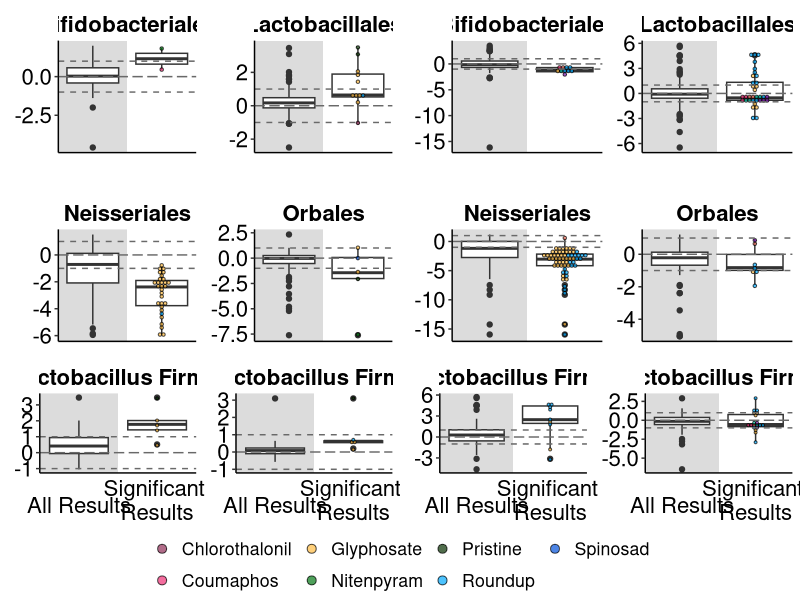
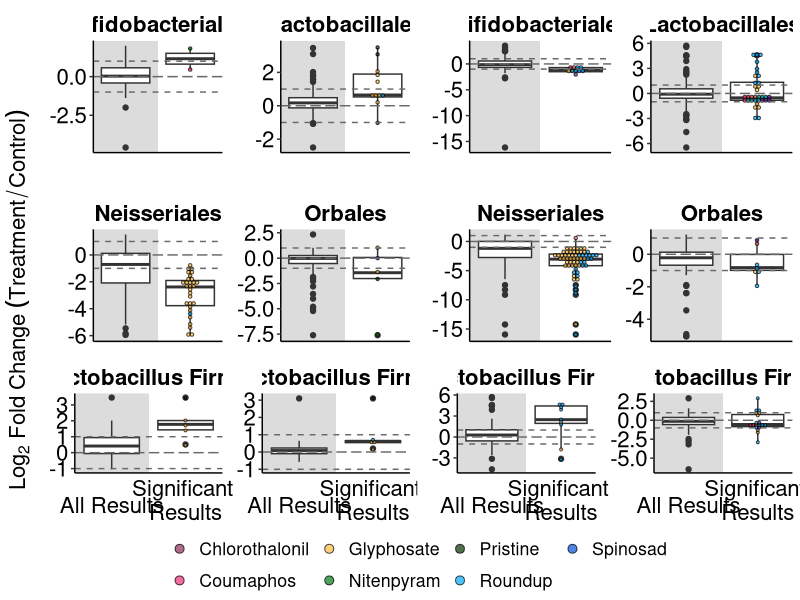

The R source for these figures, in order:
## ---- chunk 1
library(tidyverse)
library(ggpubr)
## ---- chunk 2
effectsize_final <- read.csv("data/effectsizesforfig.csv", stringsAsFactors = TRUE, na.strings=c(""))

effectsize_final$All.Logs<-as.numeric(as.character(effectsize_final$All.Logs))

str(effectsize_final)

## ---- chunk 3

effectsize_final_comp <- effectsize_final %>% 
  dplyr::filter(Type == "Comp")
  
## ---- chunk 4
effectsize_c_orders_sig <-
  effectsize_final_comp %>% 
  dplyr::filter(Sig == "Yes") %>% 
  dplyr::filter(Order == "Lactobacillales" | Order == "Orbales" | Order == "Bifidobacteriales" | Order == "Neisseriales") %>%
  dplyr::filter(Core == "Y") %>% 
  dplyr::filter(All.Logs>-50 & All.Logs<50) %>% ##get rid of extreme outliers
  dplyr::filter(!is.na(All.Logs))

fig_c_effectsizeorder <- effectsize_final_comp %>% 
  dplyr::filter(!is.na(All.Logs)) %>%  #get rid of NAs
  dplyr::filter(Order == "Lactobacillales" | Order == "Orbales" | Order == "Bifidobacteriales" | Order == "Neisseriales") %>% 
  dplyr::filter(Core == "Y") %>% 
  dplyr::filter(All.Logs>-50 & All.Logs<50) %>% ##get rid of extreme outliers
  ggplot(aes(x=Sig, y = All.Logs)) +
  geom_rect(xmin = 0, xmax = 1.5, ymin = -Inf, ymax = Inf, fill = "#DCDCDC")+
  geom_boxplot(position=position_dodge(width = 2)) +
  geom_dotplot(data = effectsize_c_orders_sig, stackgroups = TRUE, method = "histodot",
               binaxis = 'y', stackdir = 'center', dotsize = 1, 
               position = position_dodge(width = 0), 
               aes(fill= Pesticide),  alpha=0.7)+
  scale_fill_manual(name = "Pesticide",values=c("Chlorothalonil" = "#8F2D56",    
                                                "Coumaphos" = "#EE2F75",
                                                "Fipronil" = "#ED6D5A",
                                                "Glyphosate" = "#FFBC42",
                                                "Imidacloprid" = "#00BD9D",
                                                "Nitenpyram" = "#047815",
                                                "Pristine" = "#063000",
                                                "Roundup" = "#00A9FE",
                                                "Spinosad" = "#0050D9",
                                                "Thiamethoxam" = "#7C18AF"))+
  geom_hline(aes(yintercept = 0), colour = "#696969", linetype = "longdash")+
  geom_hline(aes(yintercept = 1), colour = "#696969", linetype = "dashed")+
  geom_hline(aes(yintercept = -1), colour = "#696969", linetype = "dashed")+
  theme_classic() +
  theme(
    axis.title.x=element_blank(),
    axis.text.x=element_blank(),
    axis.ticks.x=element_blank(),
    legend.title = element_blank(),
    strip.placement = "outside", 
    strip.text.x = element_text( #text in facet labels
      size = 16, color = "black", face = "bold"),
    strip.background = element_rect(#background of facet labels
      color="white", fill="#ffffff", size=1.5),
    panel.spacing.y = unit(2, "lines"),
    legend.position = "bottom",
    axis.title.y = element_blank())+
  theme(text = element_text(size = 16), axis.text.y = element_text(color="black", size = 16))+
  scale_y_continuous(name ="Log2 Fold Change \n(Treatment/Control)")+
  scale_x_discrete(labels=c("All" = "All Results", "Yes" = "Significant \nResults"), expand = c(0.5, 0))+
  facet_wrap(~ Order, scales = 'free', ncol = 2, strip.position = "top")

## ---- chunk 5
effectsize_c_lacto_sig <- 
  effectsize_final_comp %>% 
  dplyr::filter(Sig == "Yes") %>% 
  dplyr::filter(Species == "Lactobacillus Firm 4" | Species == "Lactobacillus Firm 5") %>%
  dplyr::filter(Core == "Y") %>% 
  dplyr::filter(All.Logs>-50 & All.Logs<50) %>% ##get rid of extreme outliers
  dplyr::filter(!is.na(All.Logs))

fig_c_effectsizelacto <- effectsize_final_comp %>% 
  dplyr::filter(!is.na(All.Logs)) %>% #get rid of NAs
  dplyr::filter(Species == "Lactobacillus Firm 4" | Species == "Lactobacillus Firm 5") %>%
  dplyr::filter(Core == "Y") %>% 
  dplyr::filter(All.Logs>-50 & All.Logs<50) %>% ##get rid of extreme outliers
  ggplot(aes(x=Sig, y = All.Logs)) +
  geom_rect(xmin = 0, xmax = 1.5, ymin = -Inf, ymax = Inf, fill = "#DCDCDC")+
  geom_boxplot(position=position_dodge(width = 2)) + 
  geom_dotplot(data = effectsize_c_lacto_sig, stackgroups = TRUE, method = "histodot",
               binaxis = 'y', stackdir = 'center', dotsize = 1.2, 
               position = position_dodge(width = 0), 
               aes(fill= Pesticide),  alpha=0.7)+
  scale_fill_manual(name = "Pesticide",values=c("Chlorothalonil" = "#8F2D56",    
                                                "Coumaphos" = "#EE2F75",
                                                "Fipronil" = "#ED6D5A",
                                                "Glyphosate" = "#FFBC42",
                                                "Imidacloprid" = "#00BD9D",
                                                "Nitenpyram" = "#047815",
                                                "Pristine" = "#063000",
                                                "Roundup" = "#00A9FE",
                                                "Spinosad" = "#0050D9",
                                                "Thiamethoxam" = "#7C18AF"))+
  geom_hline(aes(yintercept = 0), colour = "#696969", linetype = "longdash")+
  geom_hline(aes(yintercept = 1), colour = "#696969", linetype = "dashed")+
  geom_hline(aes(yintercept = -1), colour = "#696969", linetype = "dashed")+
  theme_classic() +
  theme(axis.title.x=element_blank(),
        axis.text.x=element_blank(),
        axis.ticks.x=element_blank(),
        legend.title = element_blank(),
        strip.placement = "outside", 
        strip.text.x = element_text( #text in facet labels
          size = 16, color = "black", face = "bold"),
        strip.background = element_rect(#background of facet labels
          color="white", fill="#ffffff", size=1.5),
        panel.spacing.y = unit(2, "lines"),
        legend.position = "none",
        axis.title.y = element_blank())+
  theme(text = element_text(size = 16), axis.text.x = element_text(vjust=0.3, size = 16, color="black"), axis.text.y = element_text(color="black", size = 16))+
  scale_y_continuous(name ="Log2 Fold Change \n(Treatment/Control)")+
  scale_x_discrete(labels=c("All" = "All Results", "Yes" = "Significant \nResults"), expand = c(0.5, 0))+
  facet_wrap(~ Species, scales = 'free', ncol = 2, strip.position = "top")
## ---- chunk 6

effectsize_final_noncomp <- effectsize_final %>% 
  dplyr::filter(Type == "Noncomp")

## ---- chunk 7
effectsize_nc_orders_sig <-
  effectsize_final_noncomp %>% 
  dplyr::filter(Sig == "Yes") %>% 
  dplyr::filter(Order == "Lactobacillales" | Order == "Orbales" | Order == "Bifidobacteriales" | Order == "Neisseriales") %>%
   dplyr::filter(All.Logs>-50 & All.Logs<50) %>% ##get rid of extreme outliers
  dplyr::filter(Core == "Y") %>% 
  dplyr::filter(!is.na(All.Logs))

fig_nc_effectsizeorder <- effectsize_final_noncomp %>% 
  dplyr::filter(!is.na(All.Logs)) %>%  #get rid of NAs
  dplyr::filter(Order == "Lactobacillales" | Order == "Orbales" | Order == "Bifidobacteriales" | Order == "Neisseriales") %>% 
   dplyr::filter(All.Logs>-50 & All.Logs<50) %>% ##get rid of extreme outliers
  dplyr::filter(Core == "Y") %>% 
  ggplot(aes(x=Sig, y = All.Logs)) +
  geom_rect(xmin = 0, xmax = 1.5, ymin = -Inf, ymax = Inf, fill = "#DCDCDC")+
  geom_boxplot(position=position_dodge(width = 2)) +
  geom_dotplot(data = effectsize_nc_orders_sig, stackgroups = TRUE, method = "histodot",
               binaxis = 'y', stackdir = 'center', dotsize = 1, 
               position = position_dodge(width = 0), 
               aes(fill= Pesticide),  alpha=0.7)+
  scale_fill_manual(name = "Pesticide",values=c("Chlorothalonil" = "#8F2D56",    
                                                "Coumaphos" = "#EE2F75",
                                                "Fipronil" = "#ED6D5A",
                                                "Glyphosate" = "#FFBC42",
                                                "Imidacloprid" = "#00BD9D",
                                                "Nitenpyram" = "#047815",
                                                "Pristine" = "#063000",
                                                "Roundup" = "#00A9FE",
                                                "Spinosad" = "#0050D9",
                                                "Thiamethoxam" = "#7C18AF"))+
  geom_hline(aes(yintercept = 0), colour = "#696969", linetype = "longdash")+
  geom_hline(aes(yintercept = 1), colour = "#696969", linetype = "dashed")+
  geom_hline(aes(yintercept = -1), colour = "#696969", linetype = "dashed")+
  theme_classic() +
  theme(
    axis.title.x=element_blank(),
    axis.text.x=element_blank(),
    axis.ticks.x=element_blank(),
    legend.title = element_blank(),
    strip.placement = "outside", 
    strip.text.x = element_text( #text in facet labels
      size = 16, color = "black", face = "bold"),
    strip.background = element_rect(#background of facet labels
      color="white", fill="#ffffff", size=1.5),
    panel.spacing.y = unit(2, "lines"),
    legend.position = "bottom",
    axis.title.y = element_blank())+
  theme(text = element_text(size = 16),  axis.text.y = element_text(color="black", size = 16))+
  scale_y_continuous(name ="Log2 Fold Change \n(Treatment/Control)")+
  scale_x_discrete(labels=c("All" = "All Results", "Yes" = "Significant \nResults"), expand = c(0.5, 0))+
  facet_wrap(~ Order, scales = 'free', ncol = 2, strip.position = "top")

## ---- chunk 8
effectsize_nc_lacto_sig <- 
  effectsize_final_noncomp %>% 
  dplyr::filter(Sig == "Yes") %>% 
  dplyr::filter(Species == "Lactobacillus Firm 4" | Species == "Lactobacillus Firm 5") %>%
  dplyr::filter(Core == "Y") %>% 
   dplyr::filter(All.Logs>-50 & All.Logs<50) %>% ##get rid of extreme outliers
  dplyr::filter(!is.na(All.Logs))

fig_nc_effectsizelacto <- effectsize_final_noncomp %>% 
  dplyr::filter(!is.na(All.Logs)) %>% #get rid of NAs
  dplyr::filter(Species == "Lactobacillus Firm 4" | Species == "Lactobacillus Firm 5") %>%
  dplyr::filter(Core == "Y") %>% 
   dplyr::filter(All.Logs>-50 & All.Logs<50) %>% ##get rid of extreme outliers
  ggplot(aes(x=Sig, y = All.Logs)) +
  geom_rect(xmin = 0, xmax = 1.5, ymin = -Inf, ymax = Inf, fill = "#DCDCDC")+
  geom_boxplot(position=position_dodge(width = 2)) + 
  geom_dotplot(data = effectsize_nc_lacto_sig, stackgroups = TRUE, method = "histodot",
               binaxis = 'y', stackdir = 'center', dotsize = 1.2, 
               position = position_dodge(width = 0), 
               aes(fill= Pesticide),  alpha=0.7)+
  scale_fill_manual(name = "Pesticide",values=c("Chlorothalonil" = "#8F2D56",    
                                                "Coumaphos" = "#EE2F75",
                                                "Fipronil" = "#ED6D5A",
                                                "Glyphosate" = "#FFBC42",
                                                "Imidacloprid" = "#00BD9D",
                                                "Nitenpyram" = "#047815",
                                                "Pristine" = "#063000",
                                                "Roundup" = "#00A9FE",
                                                "Spinosad" = "#0050D9",
                                                "Thiamethoxam" = "#7C18AF"))+
  geom_hline(aes(yintercept = 0), colour = "#696969", linetype = "longdash")+
  geom_hline(aes(yintercept = 1), colour = "#696969", linetype = "dashed")+
  geom_hline(aes(yintercept = -1), colour = "#696969", linetype = "dashed")+
  theme_classic() +
  theme(axis.title.x=element_blank(),
        axis.text.x=element_blank(),
        axis.ticks.x=element_blank(),
        legend.title = element_blank(),
        strip.placement = "outside", 
        strip.text.x = element_text( #text in facet labels
          size = 16, color = "black", face = "bold"),
        strip.background = element_rect(#background of facet labels
          color="white", fill="#ffffff", size=1.5),
        panel.spacing.y = unit(2, "lines"),
        legend.position = "none",
        axis.title.y = element_blank())+
  theme(text = element_text(size = 16), axis.text.x = element_text(vjust=0.3, size = 16, color="black"), axis.text.y = element_text(color="black", size = 16))+
  scale_y_continuous(name ="Log2 Fold Change \n(Treatment/Control)")+
  scale_x_discrete(labels=c("All" = "All Results", "Yes" = "Significant \nResults"), expand = c(0.5, 0))+
  facet_wrap(~ Species, scales = 'free', ncol = 2, strip.position = "top")
## ---- chunk 9
effectsizesfig_fourpanel <-
  ggarrange(fig_c_effectsizeorder, 
            fig_nc_effectsizeorder,
            fig_c_effectsizelacto,
            fig_nc_effectsizelacto,
            heights = c(2, 1), nrow=2, ncol = 2, common.legend = TRUE, legend = "bottom"
           )

effectsizesfig_fourpanel
## ---- chunk 10
annotate_figure(effectsizesfig_fourpanel,
                left = ggpubr::text_grob(expression(""*Log[2]~Fold~Change ~(Treatment/Control)*""), 
                  size = 16, color = "black", rot = 90))

